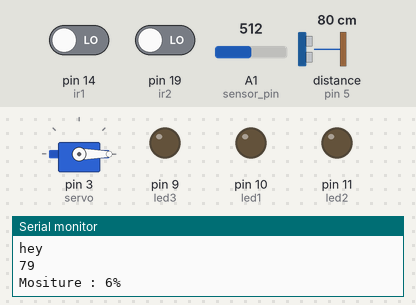
Bench run of a sketch on a simulated Arduino Uno, built with avr-gcc and run on an emulated ATmega328P. Shown: servo, output pins drawn as LEDs (lit = HIGH), the last lines printed to the serial monitor. Wiring (inferred from the names in the program): ultrasonic range finder: trigger pin 6; echo pin 5. The inputs (shaded band) are chosen by the test bench; at power-on: distance to the obstacle (sensor on pin 5) 80 cm, pin 14 (ir1) LOW, pin 19 (ir2) LOW, A1 (sensor_pin) = 512. The echo pulse lasts 58.3 µs per cm; pins used as bus, display or sensor lines are not drawn.

Above: at 4.3 s.
4.4 s: distance to the obstacle (sensor on pin 5) set to 7 cm
8.9 s: distance to the obstacle (sensor on pin 5) set to 4 cm
At 11.7 s:
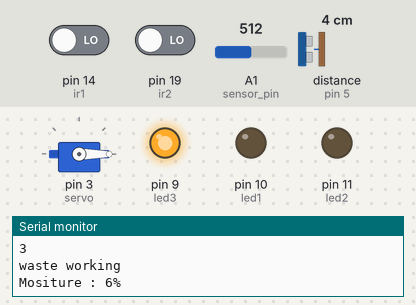
17.0 s: pin 14 (ir1) driven HIGH
At 18.6 s:
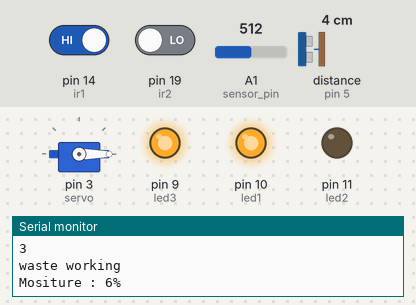
24.0 s: pin 19 (ir2) driven HIGH
At 25.3 s:
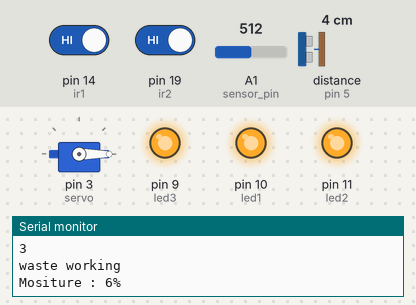
31.0 s: pin 14 (ir1) driven LOW
At 31.9 s:
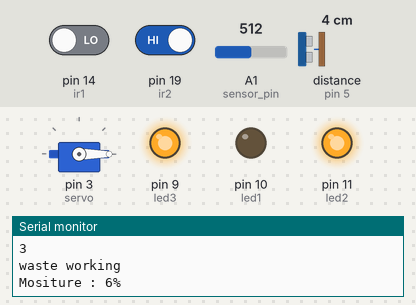
38.0 s: distance to the obstacle (sensor on pin 5) set to 9 cm
At 39.7 s:
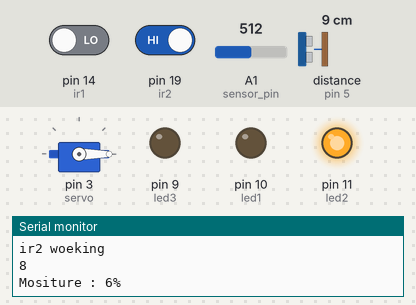
Timing chart, 0 to 47.6 s (numbered marks = the images above; inputs shaded):
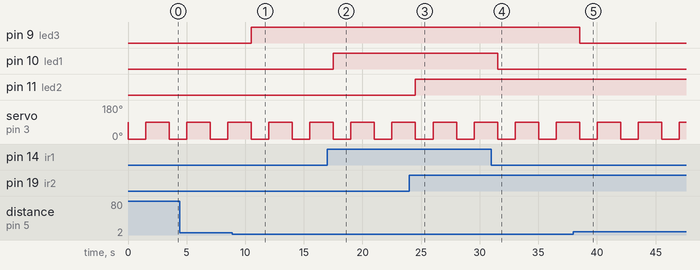

Measured:
- the behaviour switches between 6 and 5 cm on distance to the obstacle (sensor on pin 5) (found by bisection; images 0 and 1)
- after the input at 8.9 s, pin 9 (led3): LOW → HIGH after 1.6 s
- after the input at 17.0 s, pin 10 (led1): LOW → HIGH after 0.52 s
- after the input at 24.0 s, pin 11 (led2): LOW → HIGH after 0.52 s
- after the input at 31.0 s, pin 10 (led1): HIGH → LOW after 0.52 s
- after the input at 38.0 s, pin 9 (led3): HIGH → LOW after 0.53 s
- by itself, servo on pin 3 (servo): alternates 90° for 2.0 s and 0° for 1.5 s

The sketch:

Garbage_disposal.ino
```cpp
#include<Servo.h>
#define ir1 14
#define ir2 19
#define led1 10
#define led2 11
#define led3 9
#define sensor_pin 15
#define e 5
#define t 6
long duration;
int output_value ;
long distance;
Servo servo;
int angle = 90;

void IR1()
{
  digitalWrite(led1, HIGH);
  Serial.println("ir1 woeking");


}
void IR2()
{
  digitalWrite(led2, HIGH);
  Serial.println("ir2 woeking");

}
void setup()


{Serial.begin(9600);
  servo.attach(3);
  pinMode(ir1, INPUT);
  pinMode(ir2, INPUT);
  pinMode(led1, OUTPUT);
  pinMode(led2, OUTPUT);
  pinMode(led3, OUTPUT);
    pinMode(e, INPUT);
  pinMode(t, OUTPUT);
}
void loop(){
  Serial.println("hey");
 if (digitalRead(ir1)){
    IR1();
    }
 else{
  digitalWrite(led1,LOW);
 }
  if (digitalRead(ir2)){
    IR2();
    }
   else{
  digitalWrite(led2,LOW);
 }
  digitalWrite(t, LOW);
  delayMicroseconds(2);

  digitalWrite(t, HIGH);
  delayMicroseconds(3);

   digitalWrite(t, LOW);
   duration = pulseIn(e, HIGH);

   distance=duration/58.2;

   Serial.println(distance);
   if (distance < 5){
    digitalWrite(led3, HIGH);
    Serial.println("waste working");
    }
   else{
  digitalWrite(led3,LOW);
 }
    output_value= analogRead(sensor_pin);
    output_value = map(output_value,550,0,0,100);
    Serial.print("Mositure : ");


   Serial.print(output_value);
    Serial.println("%");
   if(output_value<30){
    servo.write(0);
    delay(1500);
    servo.write(90);
    delay(1000);
  }


   delay(1000);


   }
```
